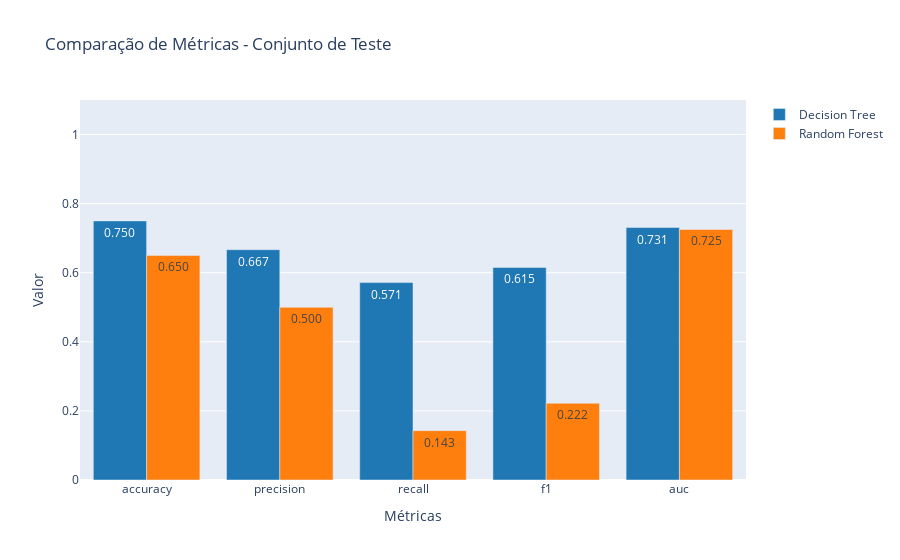

Source (notebook cell):
### Code cell
# Gráfico comparativo das métricas
test_metrics = metrics_df[metrics_df['Dataset'] == 'test'].copy()

fig = go.Figure()

metrics_to_plot = ['accuracy', 'precision', 'recall', 'f1', 'auc']
x_pos = np.arange(len(metrics_to_plot))

for i, model in enumerate(['Decision Tree', 'Random Forest']):
    model_data = test_metrics[test_metrics['Modelo'] == model]
    values = [model_data[metric].iloc[0] for metric in metrics_to_plot]
    
    fig.add_trace(go.Bar(
        name=model,
        x=metrics_to_plot,
        y=values,
        text=[f'{v:.3f}' for v in values],
        textposition='auto',
        marker_color=['#1f77b4', '#ff7f0e'][i]
    ))

fig.update_layout(
    title='Comparação de Métricas - Conjunto de Teste',
    xaxis_title='Métricas',
    yaxis_title='Valor',
    barmode='group',
    yaxis=dict(range=[0, 1.1])
)

fig.show()
fig.write_html('comparacao_metricas.html')

### Figure 1 — Plotly figure (JSON) as saved in the notebook; plotly's stock layout.template omitted (floating-point values rounded to 4 significant figures)
{"data": [{"marker": {"color": "#1f77b4"}, "name": "Decision Tree", "text": ["0.750", "0.667", "0.571", "0.615", "0.731"], "textposition": "auto", "type": "bar", "x": ["accuracy", "precision", "recall", "f1", "auc"], "y": [0.75, 0.6667, 0.5714, 0.6154, 0.7308]}, {"marker": {"color": "#ff7f0e"}, "name": "Random Forest", "text": ["0.650", "0.500", "0.143", "0.222", "0.725"], "textposition": "auto", "type": "bar", "x": ["accuracy", "precision", "recall", "f1", "auc"], "y": [0.65, 0.5, 0.1429, 0.2222, 0.7253]}], "layout": {"barmode": "group", "title": {"text": "Comparação de Métricas - Conjunto de Teste"}, "xaxis": {"title": {"text": "Métricas"}}, "yaxis": {"range": [0, 1.1], "title": {"text": "Valor"}}}}
